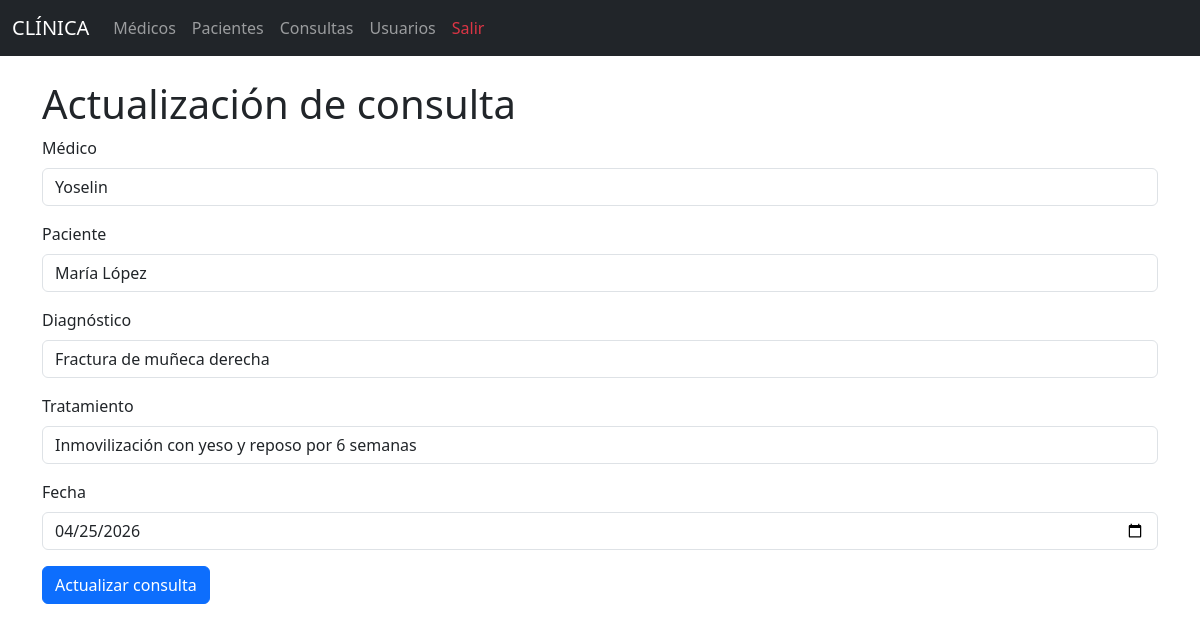
The app's page /consultas/edit/1 with its own data.
### models/consulta_model.py (models this page shows, shortened)
class Consulta(db.Model):
    __tablename__ = "consultas"
    id = db.Column(db.Integer, primary_key=True)
    fecha = db.Column(db.Date, nullable=False)
    diagnostico = db.Column(db.Text, nullable=False)
    tratamiento = db.Column(db.Text, nullable=False)
    medico_id = db.Column(db.Integer, db.ForeignKey('medicos.id'), nullable=False)
    paciente_id = db.Column(db.Integer, db.ForeignKey('pacientes.id'), nullable=False)
    medico = db.relationship('Medico', backref='consultas')
    paciente = db.relationship('Paciente', backref='consultas')
    @staticmethod
    def get_by_id(id):
        return Consulta.query.get(id)

### models/medico_model.py (models this page shows, shortened)
class Medico(db.Model):
    __tablename__ = "medicos"
    id = db.Column(db.Integer, primary_key=True)
    nombre = db.Column(db.String(100), nullable=False)
    especialidad = db.Column(db.String(100), nullable=False)
    telefono = db.Column(db.String(20))
    correo = db.Column(db.String(100))

### models/paciente_model.py (models this page shows, shortened)
class Paciente(db.Model):
    __tablename__ = "pacientes"
    id = db.Column(db.Integer, primary_key=True)
    nombre = db.Column(db.String(80), nullable=False)
    edad = db.Column(db.Integer, nullable=False)
    direccion = db.Column(db.String(150), nullable=False)
    telefono = db.Column(db.String(20), nullable=False)

### controllers/consulta_controller.py (the view, shortened to what this page needs)
@consulta_bp.route("/edit/<int:id>", methods=['GET', 'POST'])
def edit(id):
    consulta = Consulta.get_by_id(id)
    medicos = Medico.query.all()
    pacientes = Paciente.query.all()
    return consulta_view.edit(consulta, medicos, pacientes)

### run.py (called while the page is built)
@app.context_processor
def inject_active_path():
    def is_active(path):
        return 'active' if request.path == path else ''
    return dict(is_active=is_active)

### views/consulta_view.py (called while the page is built)
def edit(consulta, medicos, pacientes):
    return render_template('consultas/edit.html', consulta=consulta, medicos=medicos, pacientes=pacientes)

### templates/consultas/edit.html (shortened to what this page needs)
{% extends 'base.html' %}
{% block content %}
<h1>Actualización de consulta</h1>
<form action="{{ url_for('consulta.edit', id=consulta.id) }}" method="POST">
    <div class="mb-3">
        <label class="form-label">Médico</label>
        <select name="medico_id" class="form-control" required>
            {% for medico in medicos %}
            <option value="{{ medico.id }}"
                {% if medico.id == consulta.medico_id %}selected{% endif %}>
                {{ medico.nombre }}
            </option>
            {% endfor %}
        </select>
    </div>
    <div class="mb-3">
        <label class="form-label">Paciente</label>
        <select name="paciente_id" class="form-control" required>
            {% for paciente in pacientes %}
            <option value="{{ paciente.id }}"
                {% if paciente.id == consulta.paciente_id %}selected{% endif %}>
                {{ paciente.nombre }}
            </option>
            {% endfor %}
        </select>
    </div>
    <div class="mb-3">
        <label class="form-label">Diagnóstico</label>
        <input type="text" class="form-control" name="diagnostico" value="{{ consulta.diagnostico }}" required>
    </div>
    <div class="mb-3">
        <label class="form-label">Tratamiento</label>
        <input type="text" class="form-control" name="tratamiento" value="{{ consulta.tratamiento }}" required>
    </div>
    <div class="mb-3">
        <label class="form-label">Fecha</label>
        <input type="date" class="form-control"
               name="fecha"
               value="{{ consulta.fecha.strftime('%Y-%m-%d') }}"
               required>
    </div>
    <button type="submit" class="btn btn-primary">
        Actualizar consulta
    </button>
</form>
{% endblock %}

### records on screen
Consulta: medico_id "Yoselin", paciente_id "María López", diagnostico "Fractura de muñeca derecha", tratamiento "Inmovilización con yeso y reposo por 6 semanas", fecha "04/25/2026"
